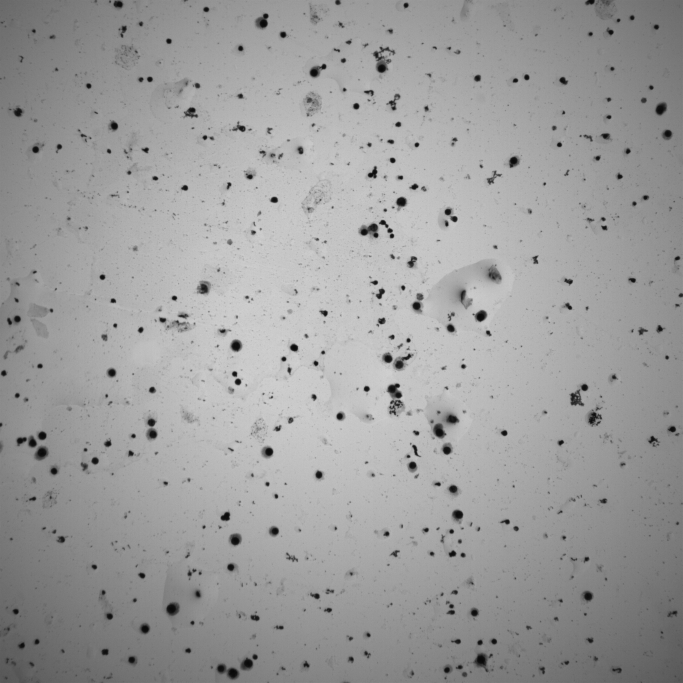
#> input picture alg/assets/img/demo2.jpg, 2048 x 2048 px (shown at 1/3 size)
$ python -i cut_cnt_patch.py   (imports and definitions only)
#> lines starting #> are read from the running program, lines starting #| are printed output that depends on the picture; after the words box and inside, x2 and y2 are one past the last pixel; in counts of white or black regions, pixels touching at a corner belong together
#> further down, picture is the input picture: shape (2048, 2048, 3); min 6, max 217, mean 156.9
import cv2
import json
import numpy as np

class  CutCntPatch:
    def __init__(self):
        pass

    # [89 lines left out: functions pad, crop, getCntImg, cropPatch, cropRotate, not called in this run]

    def getImgCnts(self,img,binary = True):

#> called with binary = True
        if len(img.shape) > 2:
            # 将图像转换为灰度
            img = cv2.cvtColor(img, cv2.COLOR_BGR2GRAY)

        # 对灰度图像进行阈值处理
        if binary:
            # _, thresh = cv2.threshold(img, 0, 255, cv2.THRESH_BINARY)
            _, thresh = cv2.threshold(img, 0, 255, cv2.THRESH_BINARY + cv2.THRESH_OTSU)
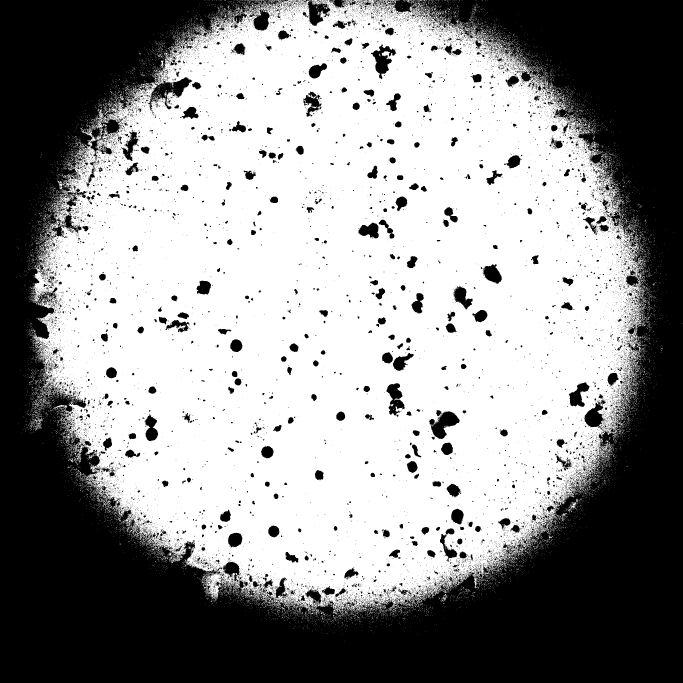
#> thresh: shape (2048, 2048) (shown at 1/3 size); 56.9% white; 14344 black regions (13547 under 20 px)
        else:
            _, thresh = cv2.threshold(img, 245, 255, cv2.THRESH_BINARY_INV)
            # _, thresh = cv2.threshold(img, 0, 255, cv2.THRESH_BINARY_INV + cv2.THRESH_OTSU)

        # 查找轮廓
        contours, _ = cv2.findContours(thresh, cv2.RETR_EXTERNAL, cv2.CHAIN_APPROX_SIMPLE)
#> contours = 11937 contours, 11895 with area under 20; largest, box (x1, y1, x2, y2) and area: (94, 0, 1935, 1841) 2542385, (1709, 1506, 1729, 1528) 115, (159, 1215, 202, 1228) 115, (1421, 1733, 1433, 1766) 106, (100, 1251, 127, 1274) 78

        return contours

    # [5 lines left out: function max_size, not called in this run]

# [12 lines not run here, left out]

>>> import cv2
>>> picture = cv2.imread('../../alg/assets/img/demo2.jpg')
>>> result = CutCntPatch().getImgCnts(picture)
#> result has the same summary as contours in getImgCnts
